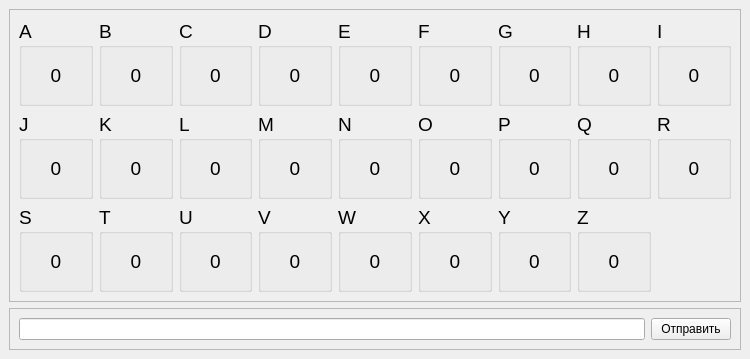
<?xml version="1.0" encoding="UTF-8"?>
<ui version="4.0">
 <class>MainWindow</class>
 <widget class="QMainWindow" name="MainWindow">
  <property name="geometry">
   <rect>
    <x>0</x>
    <y>0</y>
    <width>750</width>
    <height>359</height>
   </rect>
  </property>
  <property name="windowTitle">
   <string>Lab 6</string>
  </property>
  <widget class="QWidget" name="centralwidget">
   <layout class="QVBoxLayout" name="verticalLayout_27">
    <item>
     <widget class="QFrame" name="frame">
      <property name="font">
       <font>
        <pointsize>14</pointsize>
       </font>
      </property>
      <property name="frameShape">
       <enum>QFrame::StyledPanel</enum>
      </property>
      <property name="frameShadow">
       <enum>QFrame::Raised</enum>
      </property>
      <layout class="QGridLayout" name="gridLayout">
       <item row="0" column="0">
        <widget class="QGroupBox" name="groupBox_2">
         <property name="font">
          <font>
           <pointsize>14</pointsize>
          </font>
         </property>
         <property name="title">
          <string>A</string>
         </property>
         <layout class="QVBoxLayout" name="verticalLayout_2">
          <item>
           <widget class="QLabel" name="l_a">
            <property name="font">
             <font>
              <pointsize>14</pointsize>
             </font>
            </property>
            <property name="text">
             <string>0</string>
            </property>
            <property name="alignment">
             <set>Qt::AlignCenter</set>
            </property>
           </widget>
          </item>
         </layout>
        </widget>
       </item>
       <item row="0" column="1">
        <widget class="QGroupBox" name="groupBox_3">
         <property name="font">
          <font>
           <pointsize>14</pointsize>
          </font>
         </property>
         <property name="title">
          <string>B</string>
         </property>
         <layout class="QVBoxLayout" name="verticalLayout_3">
          <item>
           <widget class="QLabel" name="l_b">
            <property name="font">
             <font>
              <pointsize>14</pointsize>
             </font>
            </property>
            <property name="text">
             <string>0</string>
            </property>
            <property name="alignment">
             <set>Qt::AlignCenter</set>
            </property>
           </widget>
          </item>
         </layout>
        </widget>
       </item>
       <item row="0" column="2">
        <widget class="QGroupBox" name="groupBox">
         <property name="font">
          <font>
           <pointsize>14</pointsize>
          </font>
         </property>
         <property name="title">
          <string>C</string>
         </property>
         <layout class="QVBoxLayout" name="verticalLayout">
          <item>
           <widget class="QLabel" name="l_c">
            <property name="font">
             <font>
              <pointsize>14</pointsize>
             </font>
            </property>
            <property name="text">
             <string>0</string>
            </property>
            <property name="alignment">
             <set>Qt::AlignCenter</set>
            </property>
           </widget>
          </item>
         </layout>
        </widget>
       </item>
       <item row="0" column="3">
        <widget class="QGroupBox" name="groupBox_8">
         <property name="font">
          <font>
           <pointsize>14</pointsize>
          </font>
         </property>
         <property name="title">
          <string>D</string>
         </property>
         <layout class="QVBoxLayout" name="verticalLayout_8">
          <item>
           <widget class="QLabel" name="l_d">
            <property name="font">
             <font>
              <pointsize>14</pointsize>
             </font>
            </property>
            <property name="text">
             <string>0</string>
            </property>
            <property name="alignment">
             <set>Qt::AlignCenter</set>
            </property>
           </widget>
          </item>
         </layout>
        </widget>
       </item>
       <item row="0" column="4">
        <widget class="QGroupBox" name="groupBox_9">
         <property name="font">
          <font>
           <pointsize>14</pointsize>
          </font>
         </property>
         <property name="title">
          <string>E</string>
         </property>
         <layout class="QVBoxLayout" name="verticalLayout_9">
          <item>
           <widget class="QLabel" name="l_e">
            <property name="font">
             <font>
              <pointsize>14</pointsize>
             </font>
            </property>
            <property name="text">
             <string>0</string>
            </property>
            <property name="alignment">
             <set>Qt::AlignCenter</set>
            </property>
           </widget>
          </item>
         </layout>
        </widget>
       </item>
       <item row="0" column="5">
        <widget class="QGroupBox" name="groupBox_4">
         <property name="font">
          <font>
           <pointsize>14</pointsize>
          </font>
         </property>
         <property name="title">
          <string>F</string>
         </property>
         <layout class="QVBoxLayout" name="verticalLayout_4">
          <item>
           <widget class="QLabel" name="l_f">
            <property name="font">
             <font>
              <pointsize>14</pointsize>
             </font>
            </property>
            <property name="text">
             <string>0</string>
            </property>
            <property name="alignment">
             <set>Qt::AlignCenter</set>
            </property>
           </widget>
          </item>
         </layout>
        </widget>
       </item>
       <item row="0" column="6">
        <widget class="QGroupBox" name="groupBox_5">
         <property name="font">
          <font>
           <pointsize>14</pointsize>
          </font>
         </property>
         <property name="title">
          <string>G</string>
         </property>
         <layout class="QVBoxLayout" name="verticalLayout_5">
          <item>
           <widget class="QLabel" name="l_g">
            <property name="font">
             <font>
              <pointsize>14</pointsize>
             </font>
            </property>
            <property name="text">
             <string>0</string>
            </property>
            <property name="alignment">
             <set>Qt::AlignCenter</set>
            </property>
           </widget>
          </item>
         </layout>
        </widget>
       </item>
       <item row="0" column="7">
        <widget class="QGroupBox" name="groupBox_6">
         <property name="font">
          <font>
           <pointsize>14</pointsize>
          </font>
         </property>
         <property name="title">
          <string>H</string>
         </property>
         <layout class="QVBoxLayout" name="verticalLayout_6">
          <item>
           <widget class="QLabel" name="l_h">
            <property name="font">
             <font>
              <pointsize>14</pointsize>
             </font>
            </property>
            <property name="text">
             <string>0</string>
            </property>
            <property name="alignment">
             <set>Qt::AlignCenter</set>
            </property>
           </widget>
          </item>
         </layout>
        </widget>
       </item>
       <item row="0" column="8">
        <widget class="QGroupBox" name="groupBox_15">
         <property name="font">
          <font>
           <pointsize>14</pointsize>
          </font>
         </property>
         <property name="title">
          <string>I</string>
         </property>
         <layout class="QVBoxLayout" name="verticalLayout_15">
          <item>
           <widget class="QLabel" name="l_i">
            <property name="font">
             <font>
              <pointsize>14</pointsize>
             </font>
            </property>
            <property name="text">
             <string>0</string>
            </property>
            <property name="alignment">
             <set>Qt::AlignCenter</set>
            </property>
           </widget>
          </item>
         </layout>
        </widget>
       </item>
       <item row="1" column="0">
        <widget class="QGroupBox" name="groupBox_10">
         <property name="font">
          <font>
           <pointsize>14</pointsize>
          </font>
         </property>
         <property name="title">
          <string>J</string>
         </property>
         <layout class="QVBoxLayout" name="verticalLayout_10">
          <item>
           <widget class="QLabel" name="l_j">
            <property name="font">
             <font>
              <pointsize>14</pointsize>
             </font>
            </property>
            <property name="text">
             <string>0</string>
            </property>
            <property name="alignment">
             <set>Qt::AlignCenter</set>
            </property>
           </widget>
          </item>
         </layout>
        </widget>
       </item>
       <item row="1" column="1">
        <widget class="QGroupBox" name="groupBox_11">
         <property name="font">
          <font>
           <pointsize>14</pointsize>
          </font>
         </property>
         <property name="title">
          <string>K</string>
         </property>
         <layout class="QVBoxLayout" name="verticalLayout_11">
          <item>
           <widget class="QLabel" name="l_k">
            <property name="font">
             <font>
              <pointsize>14</pointsize>
             </font>
            </property>
            <property name="text">
             <string>0</string>
            </property>
            <property name="alignment">
             <set>Qt::AlignCenter</set>
            </property>
           </widget>
          </item>
         </layout>
        </widget>
       </item>
       <item row="1" column="2">
        <widget class="QGroupBox" name="groupBox_14">
         <property name="font">
          <font>
           <pointsize>14</pointsize>
          </font>
         </property>
         <property name="title">
          <string>L</string>
         </property>
         <layout class="QVBoxLayout" name="verticalLayout_14">
          <item>
           <widget class="QLabel" name="l_l">
            <property name="font">
             <font>
              <pointsize>14</pointsize>
             </font>
            </property>
            <property name="text">
             <string>0</string>
            </property>
            <property name="alignment">
             <set>Qt::AlignCenter</set>
            </property>
           </widget>
          </item>
         </layout>
        </widget>
       </item>
       <item row="1" column="3">
        <widget class="QGroupBox" name="groupBox_21">
         <property name="font">
          <font>
           <pointsize>14</pointsize>
          </font>
         </property>
         <property name="title">
          <string>M</string>
         </property>
         <layout class="QVBoxLayout" name="verticalLayout_21">
          <item>
           <widget class="QLabel" name="l_m">
            <property name="font">
             <font>
              <pointsize>14</pointsize>
             </font>
            </property>
            <property name="text">
             <string>0</string>
            </property>
            <property name="alignment">
             <set>Qt::AlignCenter</set>
            </property>
           </widget>
          </item>
         </layout>
        </widget>
       </item>
       <item row="2" column="6">
        <widget class="QGroupBox" name="groupBox_20">
         <property name="font">
          <font>
           <pointsize>14</pointsize>
          </font>
         </property>
         <property name="title">
          <string>Y</string>
         </property>
         <layout class="QVBoxLayout" name="verticalLayout_20">
          <item>
           <widget class="QLabel" name="l_y">
            <property name="font">
             <font>
              <pointsize>14</pointsize>
             </font>
            </property>
            <property name="text">
             <string>0</string>
            </property>
            <property name="alignment">
             <set>Qt::AlignCenter</set>
            </property>
           </widget>
          </item>
         </layout>
        </widget>
       </item>
       <item row="2" column="7">
        <widget class="QGroupBox" name="groupBox_26">
         <property name="font">
          <font>
           <pointsize>14</pointsize>
          </font>
         </property>
         <property name="title">
          <string>Z</string>
         </property>
         <layout class="QVBoxLayout" name="verticalLayout_28">
          <item>
           <widget class="QLabel" name="l_z">
            <property name="font">
             <font>
              <pointsize>14</pointsize>
             </font>
            </property>
            <property name="text">
             <string>0</string>
            </property>
            <property name="alignment">
             <set>Qt::AlignCenter</set>
            </property>
           </widget>
          </item>
         </layout>
        </widget>
       </item>
       <item row="2" column="5">
        <widget class="QGroupBox" name="groupBox_16">
         <property name="font">
          <font>
           <pointsize>14</pointsize>
          </font>
         </property>
         <property name="title">
          <string>X</string>
         </property>
         <layout class="QVBoxLayout" name="verticalLayout_16">
          <item>
           <widget class="QLabel" name="l_x">
            <property name="font">
             <font>
              <pointsize>14</pointsize>
             </font>
            </property>
            <property name="text">
             <string>0</string>
            </property>
            <property name="alignment">
             <set>Qt::AlignCenter</set>
            </property>
           </widget>
          </item>
         </layout>
        </widget>
       </item>
       <item row="2" column="4">
        <widget class="QGroupBox" name="groupBox_22">
         <property name="font">
          <font>
           <pointsize>14</pointsize>
          </font>
         </property>
         <property name="title">
          <string>W</string>
         </property>
         <layout class="QVBoxLayout" name="verticalLayout_22">
          <item>
           <widget class="QLabel" name="l_w">
            <property name="font">
             <font>
              <pointsize>14</pointsize>
             </font>
            </property>
            <property name="text">
             <string>0</string>
            </property>
            <property name="alignment">
             <set>Qt::AlignCenter</set>
            </property>
           </widget>
          </item>
         </layout>
        </widget>
       </item>
       <item row="2" column="3">
        <widget class="QGroupBox" name="groupBox_17">
         <property name="font">
          <font>
           <pointsize>14</pointsize>
          </font>
         </property>
         <property name="title">
          <string>V</string>
         </property>
         <layout class="QVBoxLayout" name="verticalLayout_17">
          <item>
           <widget class="QLabel" name="l_v">
            <property name="font">
             <font>
              <pointsize>14</pointsize>
             </font>
            </property>
            <property name="text">
             <string>0</string>
            </property>
            <property name="alignment">
             <set>Qt::AlignCenter</set>
            </property>
           </widget>
          </item>
         </layout>
        </widget>
       </item>
       <item row="2" column="2">
        <widget class="QGroupBox" name="groupBox_18">
         <property name="font">
          <font>
           <pointsize>14</pointsize>
          </font>
         </property>
         <property name="title">
          <string>U</string>
         </property>
         <layout class="QVBoxLayout" name="verticalLayout_18">
          <item>
           <widget class="QLabel" name="l_u">
            <property name="font">
             <font>
              <pointsize>14</pointsize>
             </font>
            </property>
            <property name="text">
             <string>0</string>
            </property>
            <property name="alignment">
             <set>Qt::AlignCenter</set>
            </property>
           </widget>
          </item>
         </layout>
        </widget>
       </item>
       <item row="2" column="1">
        <widget class="QGroupBox" name="groupBox_7">
         <property name="font">
          <font>
           <pointsize>14</pointsize>
          </font>
         </property>
         <property name="title">
          <string>T</string>
         </property>
         <layout class="QVBoxLayout" name="verticalLayout_7">
          <item>
           <widget class="QLabel" name="l_t">
            <property name="font">
             <font>
              <pointsize>14</pointsize>
             </font>
            </property>
            <property name="text">
             <string>0</string>
            </property>
            <property name="alignment">
             <set>Qt::AlignCenter</set>
            </property>
           </widget>
          </item>
         </layout>
        </widget>
       </item>
       <item row="2" column="0">
        <widget class="QGroupBox" name="groupBox_13">
         <property name="font">
          <font>
           <pointsize>14</pointsize>
          </font>
         </property>
         <property name="title">
          <string>S</string>
         </property>
         <layout class="QVBoxLayout" name="verticalLayout_13">
          <item>
           <widget class="QLabel" name="l_s">
            <property name="font">
             <font>
              <pointsize>14</pointsize>
             </font>
            </property>
            <property name="text">
             <string>0</string>
            </property>
            <property name="alignment">
             <set>Qt::AlignCenter</set>
            </property>
           </widget>
          </item>
         </layout>
        </widget>
       </item>
       <item row="1" column="8">
        <widget class="QGroupBox" name="groupBox_19">
         <property name="font">
          <font>
           <pointsize>14</pointsize>
          </font>
         </property>
         <property name="title">
          <string>R</string>
         </property>
         <layout class="QVBoxLayout" name="verticalLayout_19">
          <item>
           <widget class="QLabel" name="l_r">
            <property name="font">
             <font>
              <pointsize>14</pointsize>
             </font>
            </property>
            <property name="text">
             <string>0</string>
            </property>
            <property name="alignment">
             <set>Qt::AlignCenter</set>
            </property>
           </widget>
          </item>
         </layout>
        </widget>
       </item>
       <item row="1" column="7">
        <widget class="QGroupBox" name="groupBox_24">
         <property name="font">
          <font>
           <pointsize>14</pointsize>
          </font>
         </property>
         <property name="title">
          <string>Q</string>
         </property>
         <layout class="QVBoxLayout" name="verticalLayout_24">
          <item>
           <widget class="QLabel" name="l_q">
            <property name="font">
             <font>
              <pointsize>14</pointsize>
             </font>
            </property>
            <property name="text">
             <string>0</string>
            </property>
            <property name="alignment">
             <set>Qt::AlignCenter</set>
            </property>
           </widget>
          </item>
         </layout>
        </widget>
       </item>
       <item row="1" column="6">
        <widget class="QGroupBox" name="groupBox_25">
         <property name="font">
          <font>
           <pointsize>14</pointsize>
          </font>
         </property>
         <property name="title">
          <string>P</string>
         </property>
         <layout class="QVBoxLayout" name="verticalLayout_25">
          <item>
           <widget class="QLabel" name="l_p">
            <property name="font">
             <font>
              <pointsize>14</pointsize>
             </font>
            </property>
            <property name="text">
             <string>0</string>
            </property>
            <property name="alignment">
             <set>Qt::AlignCenter</set>
            </property>
           </widget>
          </item>
         </layout>
        </widget>
       </item>
       <item row="1" column="5">
        <widget class="QGroupBox" name="groupBox_12">
         <property name="font">
          <font>
           <pointsize>14</pointsize>
          </font>
         </property>
         <property name="title">
          <string>O</string>
         </property>
         <layout class="QVBoxLayout" name="verticalLayout_12">
          <item>
           <widget class="QLabel" name="l_o">
            <property name="font">
             <font>
              <pointsize>14</pointsize>
             </font>
            </property>
            <property name="text">
             <string>0</string>
            </property>
            <property name="alignment">
             <set>Qt::AlignCenter</set>
            </property>
           </widget>
          </item>
         </layout>
        </widget>
       </item>
       <item row="1" column="4">
        <widget class="QGroupBox" name="groupBox_23">
         <property name="font">
          <font>
           <pointsize>14</pointsize>
          </font>
         </property>
         <property name="title">
          <string>N</string>
         </property>
         <layout class="QVBoxLayout" name="verticalLayout_23">
          <item>
           <widget class="QLabel" name="l_n">
            <property name="font">
             <font>
              <pointsize>14</pointsize>
             </font>
            </property>
            <property name="text">
             <string>0</string>
            </property>
            <property name="alignment">
             <set>Qt::AlignCenter</set>
            </property>
           </widget>
          </item>
         </layout>
        </widget>
       </item>
      </layout>
     </widget>
    </item>
    <item>
     <widget class="QFrame" name="frame_2">
      <property name="sizePolicy">
       <sizepolicy hsizetype="Preferred" vsizetype="Maximum">
        <horstretch>0</horstretch>
        <verstretch>0</verstretch>
       </sizepolicy>
      </property>
      <property name="frameShape">
       <enum>QFrame::StyledPanel</enum>
      </property>
      <property name="frameShadow">
       <enum>QFrame::Raised</enum>
      </property>
      <layout class="QHBoxLayout" name="horizontalLayout">
       <item>
        <widget class="QLineEdit" name="edit_text"/>
       </item>
       <item>
        <widget class="QPushButton" name="btn_send">
         <property name="text">
          <string>Отправить</string>
         </property>
        </widget>
       </item>
      </layout>
     </widget>
    </item>
   </layout>
  </widget>
 </widget>
 <resources/>
 <connections/>
</ui>
